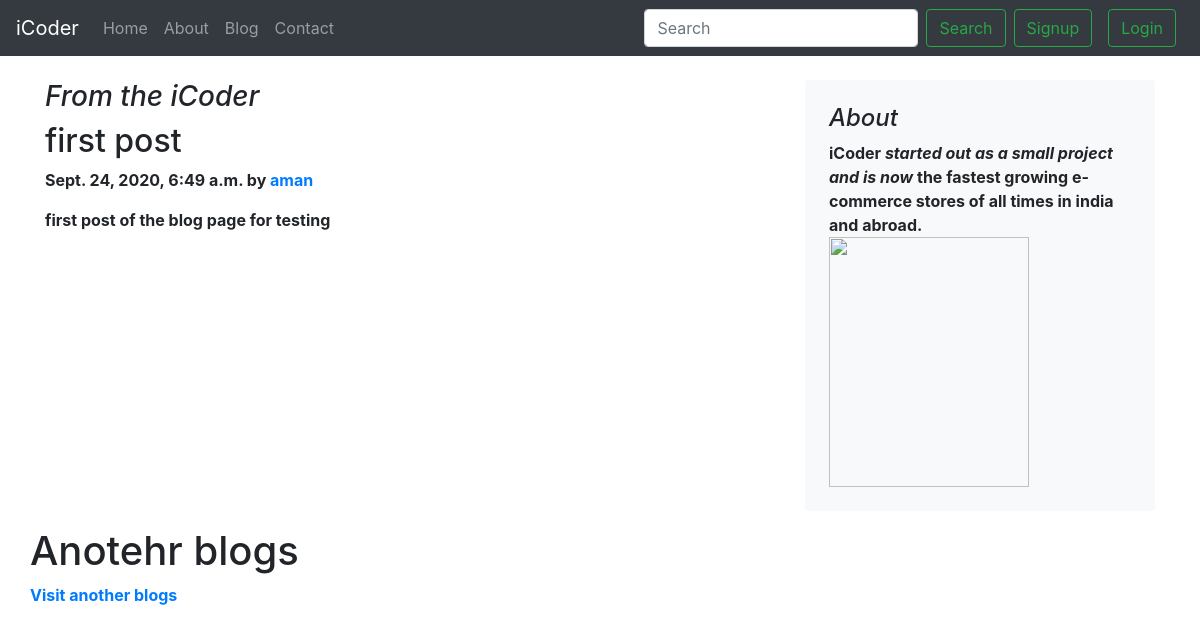
/blog/first-post/, run on the app's committed database.
### blog/models.py (models this page shows, shortened)
class Post(models.Model):
    sno = models.AutoField(primary_key=True)
    title = models.CharField(max_length=300)
    content = models.TextField()
    author = models.CharField(max_length=50)
    slug = models.CharField(max_length=150)
    timeStamp = models.DateTimeField( blank = True)

### blog/views.py (the view)
# urls.py: path('<str:slug>/', views.blogPost,name='blogPost')
def blogPost(request , slug):
    post = Post.objects.filter(slug=slug).first()
    context = {'post':post}
    return render(request,'blog/blogPost.html',context)

### templates/blog/blogPost.html (shortened to what this page needs)
{% extends 'base.html' %}
{% block body %}
<div class="container">
    <div class="row mt-4">
        <div class="col-md-8 blog-main">
            <h3 class="font-italic">From the iCoder</h3>
            <div class="blog-post">
            <h2 class="blog-post-title">{{post.title}}</h2>
        <p class="blog-post-meta">{{post.timeStamp}} by <a href="#">{{post.author}}</a></p>
                <p>{{post.content}}</P>
                </div>
        </div>
        <aside class="col-md-4 blog-sidebar">
            <div class="p-4 mb-3 bg-light rounded">
                <h4 class="font-italic">About</h4>
                <p class="mb-0">iCoder <em>started out as a small project and is now</em> the fastest growing e-commerce
                    stores of all times in india and abroad.</p>
            <img src="" class="bd-placeholder-img" width="200" height="250" xmlns="http://www.w3.org/2000/svg"
                preserveAspectRatio="xMidYMid slice" focusable="false" role="img" aria-label="Placeholder: Thumbnail" />
        </aside>
        <div class="mb-3">
            <h1>Anotehr blogs</h1>
            <a href="/blog/">Visit another blogs</a>
        </div>
    </div>
</div>
{% endblock body %}

### data on the page
Post: title "first post", timeStamp "Sept. 24, 2020, 6:49 a.m.", author "aman", content "first post of the blog page for testing"
